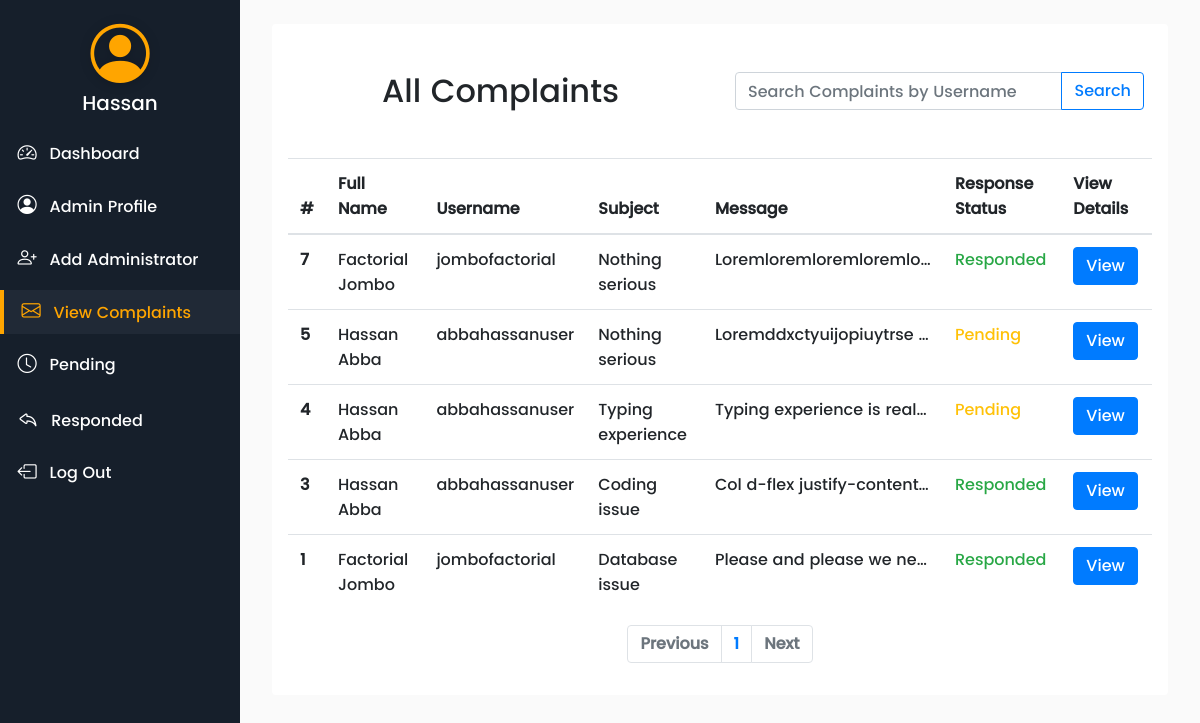
The app's page /admin/all_complaints.php (signed in) with its own data.
### tables this page shows
CREATE TABLE `complaints` (
  `complaint_id` int(11) NOT NULL,
  `sender_id` int(11) NOT NULL,
  `sender_firstname` varchar(255) NOT NULL,
  `sender_lastname` varchar(255) NOT NULL,
  `sender_email` varchar(255) NOT NULL,
  `sender_username` varchar(255) NOT NULL,
  `complaint_type` varchar(255) NOT NULL,
  `complaint_subject` varchar(255) NOT NULL,
  `complaint_message` varchar(255) NOT NULL,
  `date_sent` timestamp NOT NULL DEFAULT CURRENT_TIMESTAMP,
  `admin_response` varchar(255) NOT NULL,
  `response_date` timestamp NULL DEFAULT '0000-00-00 00:00:00' ON UPDATE CURRENT_TIMESTAMP,
  `responded` int(11) NOT NULL
);

### admin/all_complaints.php (the view, shortened to what this page needs)
<?php
  include '../conns/css-links.php';
  include '../database/db_conn.php';
?>
<?php
  $results_per_page= 10;
  $sql_page= "SELECT * FROM complaints ";
  $sql_result= mysqli_query($db_conn, $sql_page );
  $number_of_results= mysqli_num_rows($sql_result);
  $number_of_pages = ceil($number_of_results/$results_per_page);
  if (!isset($_GET['page'])) {
    $page = 1;
  }else{
    $page = $_GET['page'];
  }
  $previous = $page-1;
  $next = $page+1;
  $the_page_first_result = ($page-1) * $results_per_page;
 ?>
<!DOCTYPE html>
<html lang="en">
<head>
    <link rel="stylesheet" type="text/css" href="main_styles.css">
</head>
<body>
 <?php include 'side_nav.php'; ?>
 <?php
  $page= "all_complaints";
  ?>
  <div class="main-content">
    <div class="bg-white rounded mx-2 p-3">
    <div class="row my-4 p-2 wow fadeInDown">
    <h2 class="col-6 text-center">All Complaints</h2>
    <form method="POST" class="col-6">
    <div class="input-group">
      <input type="text" name="search" class="form-control" placeholder="Search Complaints by Username" value="" aria-label="Recipient's username" aria-describedby="search-complaint">
      <div class="input-group-append">
        <button class="btn btn-outline-primary" name="submit_search" type="submit" id="search-complaint">Search</button>
      </div>
    </div>
    </form>
    </div>
    <?php
     if (isset($_POST['submit_search'])) {
        $str = $_POST['search'];
        $sql_search = "SELECT * FROM complaints WHERE sender_username LIKE '%$str%' ORDER BY complaint_id DESC  LIMIT ". $the_page_first_result . ',' . $results_per_page;
      $search_results = mysqli_query($db_conn, $sql_search);
    ?>
    <?php if ($complaints_searches = mysqli_num_rows($search_results)): ?>
      <h4 class="text-center">Results For "<?php echo $str; ?>"</h4>
      <table class="table table-hover wow fadeInRight ">
        <thead>
          <tr>
            <th scope="col">#</th>
            <th scope="col">Full Name</th>
            <th scope="col">Username</th>
            <th scope="col">Subject</th>
            <th scope="col">Message</th>
            <th scope="col">Response Status</th>
            <th scope="col">View Details</th>
          </tr>
        </thead>
        <tbody>
        <?php foreach ($search_results as $complaint ): ?>
          <tr>
            <th scope="row">
              <?php echo $complaint['complaint_id']; ?>
            </th>
            <td style="text-transform: capitalize;">
              <?php
                echo $complaint['sender_firstname'] .' '. $complaint['sender_lastname'] ;
              ?>
            </td>
            <td>
              <?php echo $complaint['sender_username']; ?>
            </td>
            <td class="subject">
              <?php echo $complaint['complaint_subject']; ?>
            </td>
            <td class="message">
              <?php echo $complaint['complaint_message']; ?>
            </td>
            <td>
              <?php if($complaint['responded'] == 0): ?>
                <span class="text-warning ">Pending</span>
              <?php else: ?>
                <span class="text-success">Responded</span>
              <?php endif ?>
              </td>
            <td><a href="view_complaint.php?complaint_id=<?php echo $complaint['complaint_id']; ?>" class="btn btn-primary">View</a></td>
          </tr>
        <?php endforeach ?>
        </tbody>
      </table>
      <nav aria-label="Page navigation example">
      <ul class="pagination justify-content-center">
    <li class="page-item <?php if($_GET['page'] <= 1){echo 'disabled';}else{echo '';} ?>">
    <a class="page-link " href="all_complaints.php?page=<?php echo $previous; ?> "><?php  ?>Previous</a>
    </li>
    <?php for ($page=1; $page <= $number_of_pages ; $page++) { ?>
        <li class="page-item <?php if($_GET['page']==$page){echo 'active';}else{echo '';} ?> ">
        <a class="page-link " href="all_complaints.php?page=<?php echo $page; ?> "><?php echo $page; ?></a>
        </li>
    <?php } ?>
    <?php
    if (!isset($_GET['page'])) {
        $page = 1;
      }else{
        $page = $_GET['page'];
      }
     ?>
    <li class="page-item <?php if($page >= $number_of_pages){echo 'disabled';}else{echo '';} ?>">
    <a class="page-link" href="all_complaints.php?page=<?php echo $next; ?> "> <?php  ?>Next</a>
    </li>
    </ul>
    </nav>
    <?php else: ?>
      <h5 class="text-center">No Results match your Search</h5>
    <?php endif ?>
    <?php
      }else{
      $sql_complaints = "SELECT * FROM complaints ORDER BY complaint_id DESC  LIMIT ". $the_page_first_result . ',' . $results_per_page;
      $complaint_results = mysqli_query($db_conn, $sql_complaints);
    ?>
    <?php if ($total_complaints = mysqli_num_rows($complaint_results)): ?>
      <table class="table table-hover wow fadeInRight ">
        <thead>
          <tr>
            <th scope="col">#</th>
            <th scope="col">Full Name</th>
            <th scope="col">Username</th>
            <th scope="col">Subject</th>
            <th scope="col">Message</th>
            <th scope="col">Response Status</th>
            <th scope="col">View Details</th>
          </tr>
        </thead>
        <tbody>
        <?php foreach ($complaint_results as $complaint ): ?>
          <tr>
            <th scope="row">
              <?php echo $complaint['complaint_id']; ?>
            </th>
            <td style="text-transform: capitalize;">
              <?php
                echo $complaint['sender_firstname'] .' '. $complaint['sender_lastname'] ;
              ?>
            </td>
            <td>
              <?php echo $complaint['sender_username']; ?>
            </td>
            <td class="subject">
              <?php echo $complaint['complaint_subject']; ?>
            </td>
            <td class="message">
              <?php echo $complaint['complaint_message']; ?>
            </td>
            <td>
              <?php if($complaint['responded'] == 0): ?>
                <span class="text-warning ">Pending</span>
              <?php else: ?>
                <span class="text-success">Responded</span>
              <?php endif ?>
              </td>
            <td><a href="view_complaint.php?complaint_id=<?php echo $complaint['complaint_id']; ?>" class="btn btn-primary">View</a></td>
          </tr>
        <?php endforeach ?>
        </tbody>
      </table>
      <nav aria-label="Page navigation example">
      <ul class="pagination justify-content-center">
    <li class="page-item <?php if($_GET['page'] <= 1){echo 'disabled';}else{echo '';} ?>">
    <a class="page-link " href="all_complaints.php?page=<?php echo $previous; ?> "><?php  ?>Previous</a>
    </li>
    <?php for ($page=1; $page <= $number_of_pages ; $page++) { ?>
        <li class="page-item <?php if($_GET['page']==$page){echo 'active';}else{echo '';} ?> ">
        <a class="page-link " href="all_complaints.php?page=<?php echo $page; ?> "><?php echo $page; ?></a>
        </li>
    <?php } ?>
    <?php
    if (!isset($_GET['page'])) {
        $page = 1;
      }else{
        $page = $_GET['page'];
      }
     ?>
    <li class="page-item <?php if($page >= $number_of_pages){echo 'disabled';}else{echo '';} ?>">
    <a class="page-link" href="all_complaints.php?page=<?php echo $next; ?> "> <?php  ?>Next</a>
    </li>
    </ul>
    </nav>
    <?php else: ?>
      <h5 class="text-center">There are no Complaints yet!</h5>
    <?php endif ?>
    <?php } ?>
    </div>
  </div>
</body>
</html>

### admin/side_nav.php (shortened to what this page needs)
<?php
  include '../conns/css-links.php';
  include '../database/db_conn.php';
  if (!isset($_SESSION['admin_id'])) {
    header('Location: login.php');
  }else{
  	$admin_id = $_SESSION['admin_id'];
  	$get_admin = mysqli_query($db_conn, " SELECT * FROM admin WHERE admin_id = '$admin_id' ");
  	$d_admin = mysqli_fetch_assoc($get_admin);
  	$firstname = $d_admin['admin_firstname'];
?>
<!DOCTYPE html>
<html lang="en">
<head>
	<link rel="stylesheet" type="text/css" href="">
</head>
<body>
		<nav class="side-nav">
			<div class="profile">
				<h1 class="text-center mx-auto mb-0 hshadow-sm bi bi-person-circle"><?php   ?></h1>
				<h5 class=" text-center pt-2 full-name"><?php echo $firstname; ?></h5>
			</div>
			<a href="admin_dashboard.php" class="option-links <?php echo(basename($_SERVER['PHP_SELF'])=="admin_dashboard.php")?"link-active":""      ?>" id="defaultopen"><i class="bi bi-speedometer2"></i><span>Dashboard</span></a>
			<a href="admin_profile.php" class="<?php echo(basename($_SERVER['PHP_SELF'])=="admin_profile.php")?"link-active":""  ?>" ><i class="bi bi-person-circle"></i><span>Admin Profile</span></a>
			<a href="admin_signup.php" class="<?php echo(basename($_SERVER['PHP_SELF'])=="admin_signup.php")?"link-active":""  ?>"><i class="bi bi-person-plus"></i><span>Add Administrator</span></a>
			<a href="all_complaints.php" class="<?php echo(basename($_SERVER['PHP_SELF'])=="all_complaints.php")?"link-active":""  ?>"><i class="bi bi-envelope"></i><span>View Complaints</span></a>
			<a href="all_pending.php" class="<?php echo(basename($_SERVER['PHP_SELF'])=="all_pending.php")?"link-active":""  ?>"><i class="bi bi-clock"></i><span>Pending</span></a>
			<a href="all_responded.php" class="<?php echo(basename($_SERVER['PHP_SELF'])=="all_responded.php")?"link-active":""  ?>"><i class="bi bi-reply"></i><span>Responded</span></a>
			<a href="logout.php" name="sign"><i class="bi bi-box-arrow-left "></i><span>Log Out</span></a>
		</nav>
<?php
}
?>
</body>
</html>

### main_styles.css (style rules this page uses)
nav li a { font-weight: bold; }

### admin/all_complaints.php (style rules this page uses)
body { background-color: white; }
* { box-sizing: border-box; font-size: ; font-family: thefont; }
.fadeInRight, .fadeInLeft, .fadeInDown { animation-duration: ; }
td.message { max-width: 15rem; text-overflow: ellipsis; white-space: nowrap; overflow: hidden; }
td.message::first-letter,.subject::first-letter { text-transform: capitalize; }

### admin/side_nav.php (style rules this page uses)
body { margin: 0; padding: 0; background-color: rgba(0,0,0, 0.02); }
.side-nav { width: 20%; position: fixed; height: 100%; overflow: auto; background-color: #161f2b; opacity: ; }
.side-nav a { color: #fff; display: block; border: 0; margin: 0; text-decoration: none; font-family: verdana; padding: 0.5rem 1.1rem; margin: 0.5rem 0; }
.side-nav a i { padding-right: 0.8rem; }
.main-content { margin-left: 20%; padding: 2%; }
.profile { display: flex; flex-direction: column; margin-top: 10%; }
.profile h1 { font-size: 3.7rem; color: orange; text-shadow: 0px 1px 12px rgba(0,0,0, 0.2); }
.profile h5 { text-transform: capitalize; color: white; }
a.link-active { border-left: 4px solid orange; background-color: #202936; color: orange; }
.bi { font-size: 1.2rem; }
.bi-person, .bi-reply { font-size: 1.3rem; }

### records on screen
complaints: complaint_id "7", sender_firstname "Factorial", sender_lastname "Jombo", sender_username "jombofactorial", complaint_subject "nothing serious", complaint_message "loremloremloremloremlo…", responded "Responded"
complaints: complaint_id "5", sender_firstname "Hassan", sender_lastname "Abba", sender_username "abbahassanuser", complaint_subject "nothing serious", complaint_message "loremddxctyuijopiuytrse…", responded "Pending"
complaints: complaint_id "4", sender_firstname "Hassan", sender_lastname "Abba", sender_username "abbahassanuser", complaint_subject "typing experience", complaint_message "typing experience is real…", responded "Pending"
complaints: complaint_id "3", sender_firstname "Hassan", sender_lastname "Abba", sender_username "abbahassanuser", complaint_subject "coding issue", complaint_message "col d-flex justify-content…", responded "Responded"
complaints: complaint_id "1", sender_firstname "Factorial", sender_lastname "Jombo", sender_username "jombofactorial", complaint_subject "database issue", complaint_message "please and please we ne…", responded "Responded"

### other values on screen
$firstname "Hassan"
